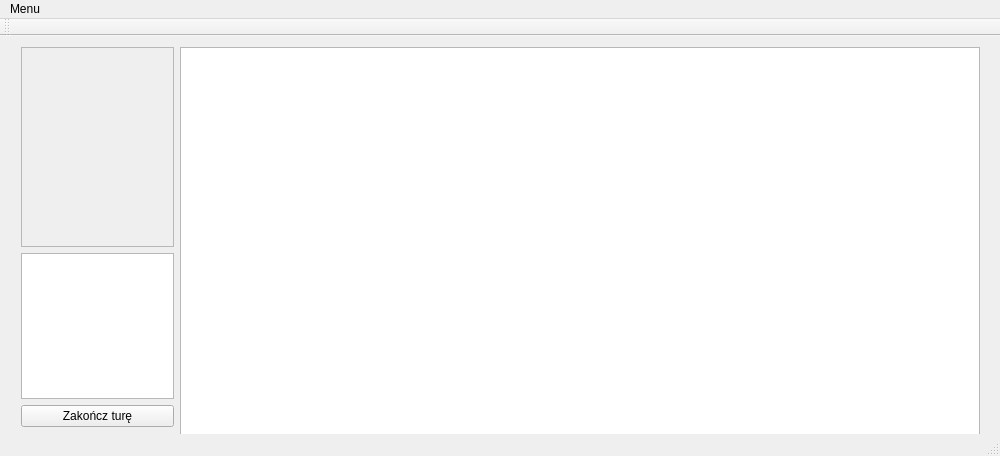
<?xml version="1.0" encoding="UTF-8"?>
<ui version="4.0">
 <class>MainWindow</class>
 <widget class="QMainWindow" name="MainWindow">
  <property name="geometry">
   <rect>
    <x>0</x>
    <y>0</y>
    <width>1000</width>
    <height>456</height>
   </rect>
  </property>
  <property name="windowTitle">
   <string>RiskGame</string>
  </property>
  <widget class="QWidget" name="centralWidget">
   <widget class="QWidget" name="horizontalLayoutWidget">
    <property name="geometry">
     <rect>
      <x>10</x>
      <y>0</y>
      <width>981</width>
      <height>402</height>
     </rect>
    </property>
    <layout class="QHBoxLayout" name="horizontalLayout">
     <item>
      <layout class="QVBoxLayout" name="verticalLayout">
       <item>
        <widget class="QScrollArea" name="scrollArea">
         <property name="minimumSize">
          <size>
           <width>100</width>
           <height>200</height>
          </size>
         </property>
         <property name="widgetResizable">
          <bool>true</bool>
         </property>
         <widget class="QWidget" name="scrollAreaWidgetContents">
          <property name="geometry">
           <rect>
            <x>0</x>
            <y>0</y>
            <width>169</width>
            <height>198</height>
           </rect>
          </property>
          <widget class="TerritoryInfoDisplay" name="territoryInfoLabel">
           <property name="geometry">
            <rect>
             <x>0</x>
             <y>0</y>
             <width>171</width>
             <height>201</height>
            </rect>
           </property>
           <property name="text">
            <string></string>
           </property>
          </widget>
         </widget>
        </widget>
       </item>
       <item>
        <widget class="QTextBrowser" name="logger"/>
       </item>
       <item>
        <widget class="QPushButton" name="endTurnButton">
         <property name="text">
          <string>Zakończ turę</string>
         </property>
        </widget>
       </item>
      </layout>
     </item>
     <item>
      <widget class="MapView" name="graphicsView">
       <property name="minimumSize">
        <size>
         <width>800</width>
         <height>400</height>
        </size>
       </property>
      </widget>
     </item>
    </layout>
   </widget>
  </widget>
  <widget class="QMenuBar" name="menuBar">
   <property name="geometry">
    <rect>
     <x>0</x>
     <y>0</y>
     <width>1000</width>
     <height>20</height>
    </rect>
   </property>
   <widget class="QMenu" name="menuMenu">
    <property name="title">
     <string>Menu</string>
    </property>
    <addaction name="actionCreateGAme"/>
    <addaction name="actionJoinGame"/>
    <addaction name="actionQuit"/>
   </widget>
   <addaction name="menuMenu"/>
  </widget>
  <widget class="QToolBar" name="mainToolBar">
   <attribute name="toolBarArea">
    <enum>TopToolBarArea</enum>
   </attribute>
   <attribute name="toolBarBreak">
    <bool>false</bool>
   </attribute>
  </widget>
  <widget class="MyStatusBar" name="statusBar"/>
  <action name="actionCreateGAme">
   <property name="text">
    <string>Create New Game</string>
   </property>
  </action>
  <action name="actionJoinGame">
   <property name="text">
    <string>Join Existing Game</string>
   </property>
  </action>
  <action name="actionZako_cz_ture">
   <property name="text">
    <string>Zakończ ture</string>
   </property>
  </action>
  <action name="actionQuit">
   <property name="text">
    <string>Quit</string>
   </property>
  </action>
 </widget>
 <layoutdefault spacing="6" margin="11"/>
 <customwidgets>
  <customwidget>
   <class>MapView</class>
   <extends>QGraphicsView</extends>
   <header location="global">mapview.h</header>
  </customwidget>
  <customwidget>
   <class>MyStatusBar</class>
   <extends>QStatusBar</extends>
   <header location="global">mystatusbar.h</header>
  </customwidget>
  <customwidget>
   <class>TerritoryInfoDisplay</class>
   <extends>QLabel</extends>
   <header location="global">territories/territoryinfodisplay.h</header>
  </customwidget>
 </customwidgets>
 <resources/>
 <connections/>
</ui>
